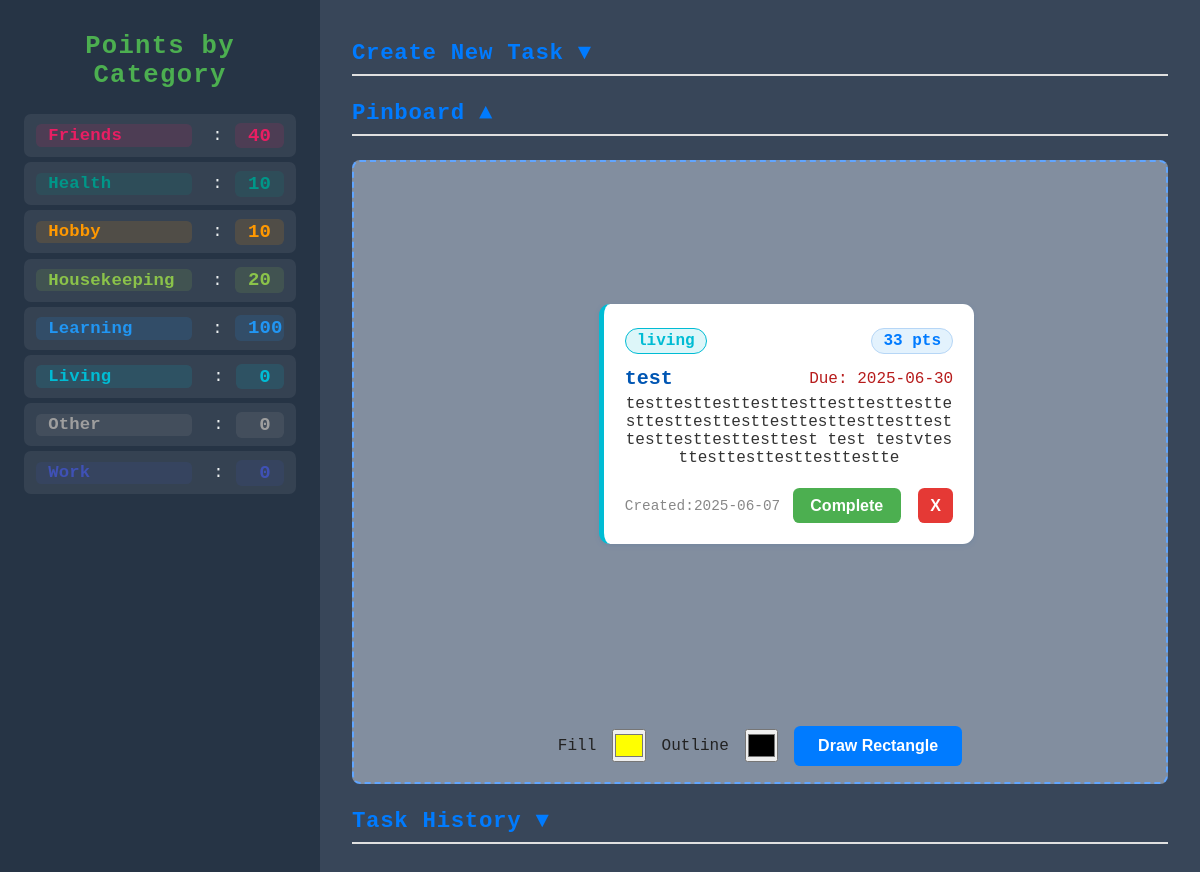
Before: / with the older database file.
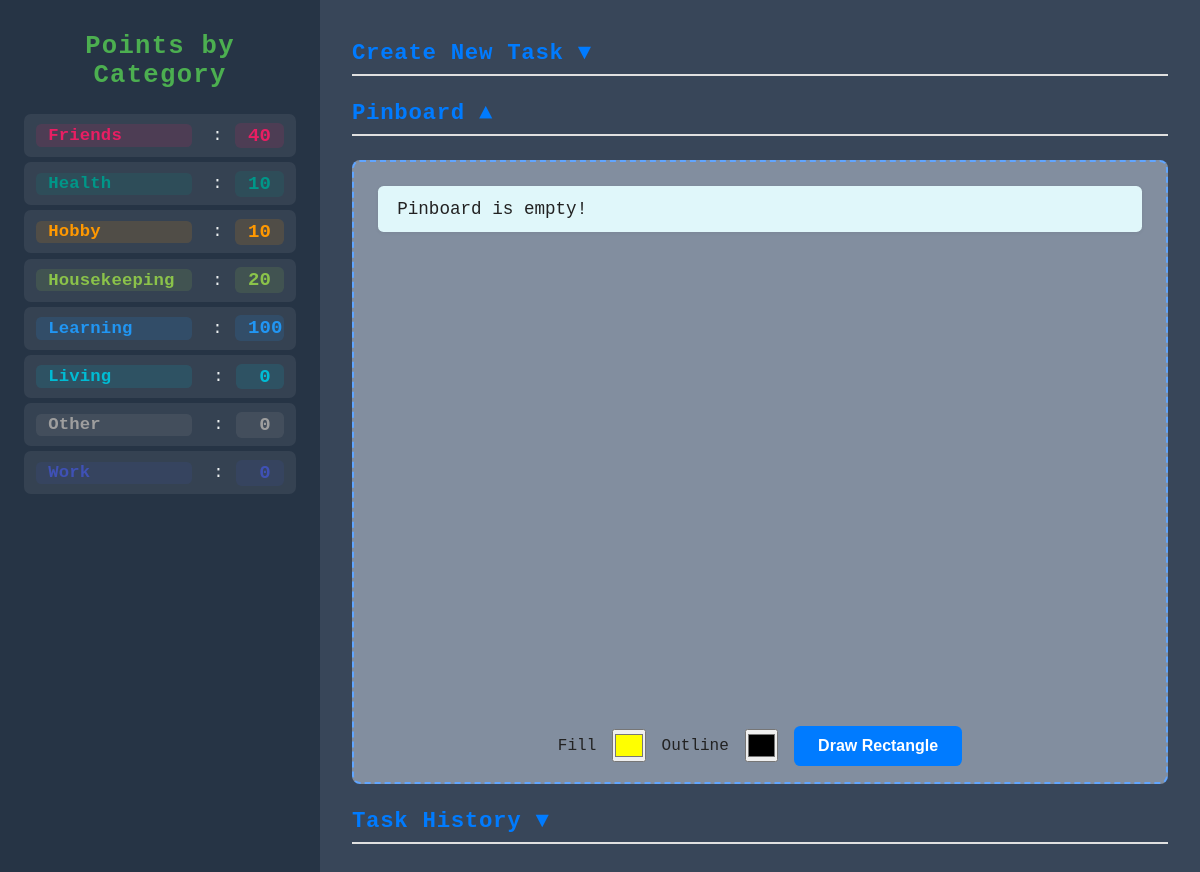
After: the same page with the newer database file.
### models.py (models this page shows, shortened)
class Category(db.Model):
    id = db.Column(db.Integer, primary_key=True)  # Unique ID for each category, automatically increments
    name = db.Column(db.String(100), unique=True, nullable=False)  # Category name, must be unique and not empty
    points = db.Column(db.Integer, default=0, nullable=False)  # Points for the category, default is 0
    tasks = db.relationship('Task', backref='category_obj', lazy=True)  # Relationship to Task, backref as 'category_obj'
    task_histories = db.relationship('TaskHistory', backref='category_obj', lazy=True)  # Relationship to TaskHistory

class Task(db.Model):
    id = db.Column(db.Integer, primary_key=True)  # Unique ID for each task, automatically increments
    name = db.Column(db.String(200), nullable=False)  # Task name, maximum 200 characters, cannot be empty
    description = db.Column(db.String(200), nullable=True)  # Optional description, maximum 200 characters
    due_date = db.Column(db.String(20), nullable=True)  # Due date as string (or use db.Date if you want)
    points = db.Column(db.Integer, nullable=True)  # Task points
    category_id = db.Column(db.Integer, db.ForeignKey('category.id'), nullable=True)  # Foreign key to Category
    created_at = db.Column(db.DateTime, server_default=db.func.now())  # Timestamp of when the task was created
    x = db.Column(db.Integer, nullable=True)  # X coordinate of the task card
    y = db.Column(db.Integer, nullable=True)  # Y coordinate of the task card

### app.py (the view)
@app.route('/')
def index():
    tasks = Task.query.order_by(Task.id.desc()).all()
    all_categories = Category.query.order_by(Category.name).all()
    points_by_category = {cat.name: cat.points for cat in all_categories}
    task_history = TaskHistory.query.order_by(TaskHistory.completed_at.desc()).all()
    return render_template(
        'index.html',
        tasks=tasks,
        points_by_category=points_by_category,
        task_history=task_history,
        all_categories=all_categories
    )

### templates/index.html (shortened to what this page needs)
<!DOCTYPE html>
<html lang="en">
  <head>
    <link
      rel="stylesheet"
      href="{{ url_for('static', filename='style.css') }}"
    />
  </head>
  <body>
    <div class="main-container">
      <aside class="sidebar" id="sidebar">{% include 'sidebar.html' %}</aside>
      <main class="content-area">
        <h2
          id="create-task-toggle"
          data-toggle-section="create-task-section"
          data-label="Create New Task"
          style="cursor: pointer; user-select: none"
        >
        </h2>
          {% include 'create_task.html' %}
        <h2
          id="pinboard-toggle"
          data-toggle-section="pinboard-section"
          data-label="Pinboard"
          style="cursor: pointer; user-select: none"
        >
        </h2>
        <div id="pinboard-section">{% include 'pinboard.html' %}</div>
        <h2
          id="task-history-toggle"
          data-toggle-section="task-history-section"
          data-label="Task History"
          style="cursor: pointer; user-select: none"
        >
        </h2>
      </main>
    </div>
  </body>
</html>

### templates/sidebar.html
<div class="sidebar-section sidebar-points-section">
  <h2>Points by Category</h2>
  <ul id="points-by-category-list">
    {% for category in all_categories %}
    <li class="sidebar-category-row sidebar-category-{{ category.name }}">
      <span
        class="sidebar-category-label sidebar-category-label-{{ category.name }}"
        >{{ category.name.capitalize() }}</span
      >:
      <span
        class="sidebar-category-points sidebar-category-points-{{ category.name }}"
        >{{ points_by_category.get(category.name, 0) }}</span
      >
    </li>
    {% endfor %}
  </ul>
</div>

### templates/create_task.html (shortened to what this page needs)
<!DOCTYPE html>
<html lang="en">
  <head>
  </head>
  <body>
  </body>
</html>

### templates/pinboard.html
<div id="pinboard-placeholder">
  {% for task in tasks %} {% include 'task_card.html' %} {% else %}
  <li>Pinboard is empty!</li>
  {% endfor %}
  <div id="whiteboard-button-row">
    <label for="rect-color-picker">Fill</label>
    <input
      type="color"
      id="rect-color-picker"
      class="whiteboard-color-picker"
      value="#ffff00"
      title="Pick rectangle fill color"
    />
    <label for="rect-outline-picker">Outline</label>
    <input
      type="color"
      id="rect-outline-picker"
      class="whiteboard-color-picker"
      value="#000000"
      title="Pick rectangle outline color"
    />
    <button class="whiteboard-btn" id="draw-rect-btn">Draw Rectangle</button>
  </div>
</div>

### templates/task_card.html
<div
  class="task-card"
  data-task-id="{{ task.id }}"
  style="
    left: {{ task.x or 0 }}px;
    top: {{ task.y or 0 }}px;
    position: absolute;
    cursor: grab;
  "
>
  <div class="task-card-header">
    <span class="task-card-category"
      >{{ task.category_obj.name if task.category_obj else '' }}</span
    >
    <span class="task-card-points">{{ task.points }} pts</span>
  </div>
  <div class="task-card-body">
    <h3 class="task-card-title">{{ task.name }}</h3>
    <div class="task-card-date">Due: {{ task.due_date }}</div>
  </div>
  <div class="task-card-desc">{{ task.description }}</div>
  <div class="task-card-footer">
    <span class="task-card-created"
      >Created:{{task.created_at.strftime('%Y-%m-%d') if task.created_at else ''
      }}</span
    >
    <form
      action="/complete_task/{{ task.id }}"
      method="post"
      class="complete-task-form"
    >
      <button
        type="submit"
        class="complete-task-btn"
        title="Complete Task and Earn Points"
      >
        Complete
      </button>
    </form>
    <form
      action="/delete_task/{{ task.id }}"
      method="post"
      class="delete-task-form"
    >
      <button type="submit" class="delete-task-btn" title="Delete Task">
        X
      </button>
    </form>
  </div>
</div>

### static/style.css (style rules this page uses)
* { box-sizing: border-box; margin: 0; padding: 0; }
html { overflow-y: scroll; }
body { font-family: "Source Code Pro", monospace; margin: 0; padding: 0; background: #eef2f6; color: #222; max-height: 100vh; }
.main-container { display: flex; min-height: 100vh; max-width: 100vw; overflow: hidden; background: #fff; box-shadow: 0 0 1.5rem rgba(0, 0, 0, 0.08); }
.sidebar { min-width: 320px; width: 15vw; background: #263445; color: #ecf0f1; padding: 2rem 1.5rem; display: flex; flex-direction: column; gap: 2rem; }
.sidebar h2 { color: #4caf50; margin: 0 0 1.5rem 0; font-size: 1.6rem; text-align: center; letter-spacing: 0.05em; }
.sidebar ul { list-style: none; padding: 0; margin: 0; flex-grow: 1; overflow-y: auto; }
.sidebar-category-label { font-weight: 600; color: #4caf50; }
.sidebar-category-points { color: #fff; font-weight: 600; }
.sidebar-category-row { display: flex; align-items: center; justify-content: space-between; padding: 0.5em 0.7em; margin-bottom: 0.3em; border-radius: 0.4em; background: rgba(255, 255, 255, 0.07); font-size: 1.08em; gap: 0.7em; }
.sidebar-category-label { min-width: 9em; text-align: left; font-weight: 600; letter-spacing: 0.01em; border-radius: 0.3em; padding: 0.1em 0.7em; margin-right: 0.5em; background: #2222; }
.sidebar-category-points { font-weight: 700; font-size: 1.1em; color: #fff; background: #4caf50; border-radius: 0.3em; padding: 0.1em 0.7em; min-width: 2.5em; text-align: right; }
.sidebar-category-label-hobby, .sidebar-category-points-hobby { background: #ff980022; color: #ff9800; }
.sidebar-category-label-living, .sidebar-category-points-living { background: #00bcd422; color: #00bcd4; }
.sidebar-category-label-housekeeping, .sidebar-category-points-housekeeping { background: #8bc34a22; color: #8bc34a; }
.sidebar-category-label-friends, .sidebar-category-points-friends { background: #e91e6322; color: #e91e63; }
.sidebar-category-label-work, .sidebar-category-points-work { background: #3f51b522; color: #3f51b5; }
.sidebar-category-label-health, .sidebar-category-points-health { background: #00968822; color: #009688; }
.sidebar-category-label-other, .sidebar-category-points-other { background: #9e9e9e22; color: #9e9e9e; }
.sidebar-category-label-learning, .sidebar-category-points-learning { background: #2196f322; color: #2196f3; }
.content-area { background-color: #384659; flex-grow: 1; padding: 2.5rem 2rem; display: flex; flex-direction: column; }
.content-area h2 { color: #007bff; font-size: 1.4rem; border-bottom: 2px solid #e0e0e0; padding-bottom: 0.5rem; margin-bottom: 1.5rem; letter-spacing: 0.03em; }
#pinboard-placeholder { position: relative; list-style: none; padding: 1.5rem; border: 2px dashed #60a5ff; background: #828e9f; min-height: 16rem; border-radius: 0.5rem; margin: 0; width: 100%; height: 100%; box-sizing: border-box; }
#pinboard-placeholder li { background: #e0f7fa; padding: 0.8rem 1.2rem; border-radius: 0.35rem; box-shadow: 0 1px 4px rgba(0, 0, 0, 0.06); font-size: 1.1em; margin: 0; }
#whiteboard-button-row { position: absolute; left: 50%; bottom: 2vh; transform: translateX(-50%); width: 100%; display: flex; justify-content: center; align-items: center; gap: 1rem; z-index: 10; }
.whiteboard-btn { padding: 0.7em 1.5em; border-radius: 0.4em; border: none; background: #007bff; color: #fff; font-size: 1rem; font-weight: 600; cursor: pointer; transition: background 0.2s; }
.whiteboard-color-picker { width: 2.5em; height: 2.5em; cursor: pointer; }
#pinboard-section { min-height: 78vh; margin-bottom: 1.5rem; }
#pinboard-section, #pinboard-section * { user-select: none; }
.sidebar, .sidebar * { user-select: none; }

Changed rows visible on the page:
removed Task: category_obj "living", points "33", name "test", due_date "2025-06-30", description "testtesttesttesttesttesttesttesttesttesttesttesttesttesttesttesttesttesttesttesttesttest test testvtesttesttesttesttesttestte", created_at "2025-06-07"
Other visible differences:
text now shown: "Pinboard is empty!"
